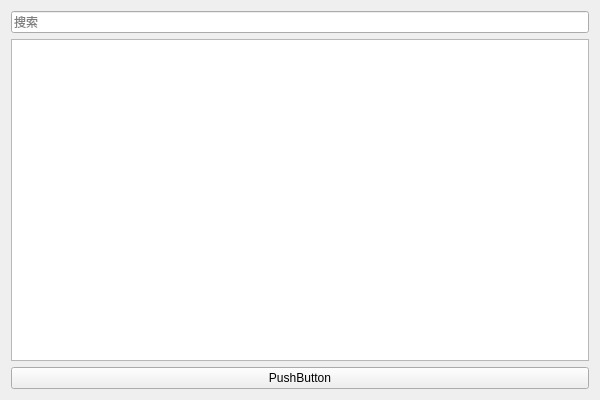
<?xml version="1.0" encoding="UTF-8"?>
<ui version="4.0">
 <class>Form</class>
 <widget class="QWidget" name="Form">
  <property name="geometry">
   <rect>
    <x>0</x>
    <y>0</y>
    <width>600</width>
    <height>400</height>
   </rect>
  </property>
  <property name="windowTitle">
   <string>Form</string>
  </property>
  <layout class="QVBoxLayout" name="verticalLayout">
   <item>
    <widget class="QLineEdit" name="lineEdit">
     <property name="placeholderText">
      <string>搜索</string>
     </property>
    </widget>
   </item>
   <item>
    <widget class="QListView" name="listView"/>
   </item>
   <item>
    <widget class="QPushButton" name="pushButton">
     <property name="sizePolicy">
      <sizepolicy hsizetype="Preferred" vsizetype="Preferred">
       <horstretch>0</horstretch>
       <verstretch>0</verstretch>
      </sizepolicy>
     </property>
     <property name="text">
      <string>PushButton</string>
     </property>
    </widget>
   </item>
  </layout>
 </widget>
 <resources/>
 <connections/>
</ui>
